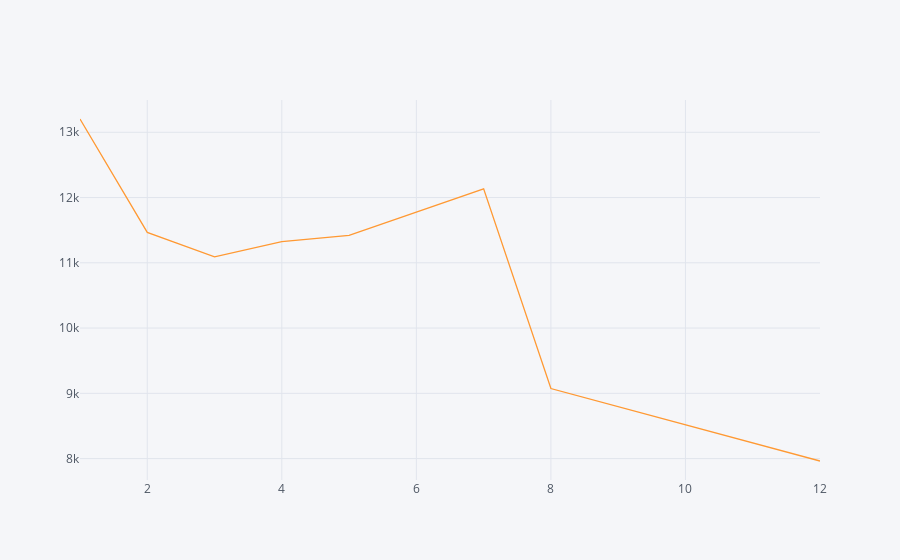

Write notebook code for a chart like this one.
### Markdown cell above
** Now create a simple plot off of the dataframe indicating the count of calls per month. **

### Code cell
byMonth['twp'].iplot()

### Figure 1 — Plotly figure (JSON) as saved in the notebook; plotly's stock layout.template omitted (floating-point values rounded to 4 significant figures)
{"data": [{"line": {"color": "rgba(255, 153, 51, 1.0)", "dash": "solid", "width": 1.3}, "mode": "lines", "name": "twp", "text": "", "type": "scatter", "x": [1, 2, 3, 4, 5, 6, 7, 8, 12], "y": [13203, 11465, 11092, 11323, 11420, 11777, 12133, 9073, 7963]}], "layout": {"legend": {"bgcolor": "#F5F6F9", "font": {"color": "#4D5663"}}, "paper_bgcolor": "#F5F6F9", "plot_bgcolor": "#F5F6F9", "titlefont": {"color": "#4D5663"}, "xaxis1": {"gridcolor": "#E1E5ED", "showgrid": true, "tickfont": {"color": "#4D5663"}, "title": "", "titlefont": {"color": "#4D5663"}, "zerolinecolor": "#E1E5ED"}, "yaxis1": {"gridcolor": "#E1E5ED", "showgrid": true, "tickfont": {"color": "#4D5663"}, "title": "", "titlefont": {"color": "#4D5663"}, "zerolinecolor": "#E1E5ED"}}}
